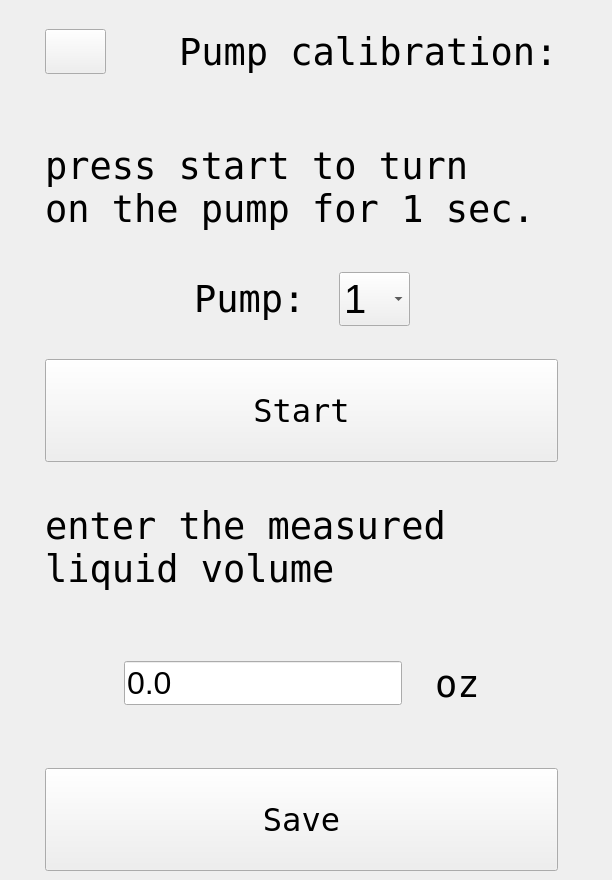
      <widget class="QWidget" name="calibrationPage">
       <widget class="QWidget" name="layoutWidget">
        <property name="geometry">
         <rect>
          <x>0</x>
          <y>0</y>
          <width>603</width>
          <height>871</height>
         </rect>
        </property>
        <layout class="QVBoxLayout" name="verticalLayout_5" stretch="1,1,2,1,1,1,1">
         <property name="spacing">
          <number>33</number>
         </property>
         <property name="leftMargin">
          <number>45</number>
         </property>
         <property name="rightMargin">
          <number>45</number>
         </property>
         <item>
          <layout class="QHBoxLayout" name="horizontalLayout_7">
           <item>
            <widget class="QPushButton" name="backBtnCalibrate">
             <property name="sizePolicy">
              <sizepolicy hsizetype="Expanding" vsizetype="Maximum">
               <horstretch>0</horstretch>
               <verstretch>0</verstretch>
              </sizepolicy>
             </property>
             <property name="minimumSize">
              <size>
               <width>0</width>
               <height>45</height>
              </size>
             </property>
             <property name="text">
              <string/>
             </property>
             <property name="icon">
              <iconset resource="resources.qrc">
               <normaloff>:/images/assets/go-back-2.png</normaloff>:/images/assets/go-back-2.png</iconset>
             </property>
             <property name="iconSize">
              <size>
               <width>56</width>
               <height>56</height>
              </size>
             </property>
            </widget>
           </item>
           <item>
            <spacer name="horizontalSpacer_3">
             <property name="orientation">
              <enum>Qt::Horizontal</enum>
             </property>
             <property name="sizeType">
              <enum>QSizePolicy::Maximum</enum>
             </property>
             <property name="sizeHint" stdset="0">
              <size>
               <width>40</width>
               <height>20</height>
              </size>
             </property>
            </spacer>
           </item>
           <item>
            <widget class="QLabel" name="label_5">
             <property name="font">
              <font>
               <family>DejaVu Sans Mono</family>
               <pointsize>28</pointsize>
              </font>
             </property>
             <property name="styleSheet">
              <string notr="true">color: rgb(0, 0, 0);</string>
             </property>
             <property name="text">
              <string>Pump calibration:</string>
             </property>
            </widget>
           </item>
          </layout>
         </item>
         <item>
          <widget class="QLabel" name="label_6">
           <property name="font">
            <font>
             <family>DejaVu Sans Mono</family>
             <pointsize>28</pointsize>
            </font>
           </property>
           <property name="styleSheet">
            <string notr="true">color: rgb(0, 0, 0);</string>
           </property>
           <property name="text">
            <string>press start to turn
on the pump for 1 sec. </string>
           </property>
           <property name="alignment">
            <set>Qt::AlignJustify|Qt::AlignVCenter</set>
           </property>
          </widget>
         </item>
         <item>
          <layout class="QHBoxLayout" name="horizontalLayout_9">
           <item>
            <spacer name="horizontalSpacer_11">
             <property name="orientation">
              <enum>Qt::Horizontal</enum>
             </property>
             <property name="sizeHint" stdset="0">
              <size>
               <width>40</width>
               <height>20</height>
              </size>
             </property>
            </spacer>
           </item>
           <item>
            <widget class="QLabel" name="label_7">
             <property name="font">
              <font>
               <family>DejaVu Sans Mono</family>
               <pointsize>28</pointsize>
              </font>
             </property>
             <property name="styleSheet">
              <string notr="true">color: rgb(0, 0, 0);</string>
             </property>
             <property name="text">
              <string>Pump:</string>
             </property>
            </widget>
           </item>
           <item>
            <widget class="QComboBox" name="comboBoxCalibrate">
             <property name="font">
              <font>
               <pointsize>30</pointsize>
              </font>
             </property>
             <property name="styleSheet">
              <string notr="true">color: rgb(0, 0, 0);</string>
             </property>
             <item>
              <property name="text">
               <string>1</string>
              </property>
             </item>
             <item>
              <property name="text">
               <string>2</string>
              </property>
             </item>
             <item>
              <property name="text">
               <string>3</string>
              </property>
             </item>
             <item>
              <property name="text">
               <string>4</string>
              </property>
             </item>
             <item>
              <property name="text">
               <string>5</string>
              </property>
             </item>
             <item>
              <property name="text">
               <string>6</string>
              </property>
             </item>
             <item>
              <property name="text">
               <string>7</string>
              </property>
             </item>
             <item>
              <property name="text">
               <string>8</string>
              </property>
             </item>
             <item>
              <property name="text">
               <string>9</string>
              </property>
             </item>
             <item>
              <property name="text">
               <string>10</string>
              </property>
             </item>
             <item>
              <property name="text">
               <string>11</string>
              </property>
             </item>
             <item>
              <property name="text">
               <string>12</string>
              </property>
             </item>
             <item>
              <property name="text">
               <string>13</string>
              </property>
             </item>
             <item>
              <property name="text">
               <string>14</string>
              </property>
             </item>
             <item>
              <property name="text">
               <string>15</string>
              </property>
             </item>
             <item>
              <property name="text">
               <string>16</string>
              </property>
             </item>
            </widget>
           </item>
           <item>
            <spacer name="horizontalSpacer_12">
             <property name="orientation">
              <enum>Qt::Horizontal</enum>
             </property>
             <property name="sizeHint" stdset="0">
              <size>
               <width>40</width>
               <height>20</height>
              </size>
             </property>
            </spacer>
           </item>
          </layout>
         </item>
         <item>
          <widget class="QPushButton" name="calibrationStart">
           <property name="sizePolicy">
            <sizepolicy hsizetype="Minimum" vsizetype="Minimum">
             <horstretch>0</horstretch>
             <verstretch>0</verstretch>
            </sizepolicy>
           </property>
           <property name="font">
            <font>
             <family>DejaVu Sans Mono</family>
             <pointsize>24</pointsize>
             <bold>false</bold>
            </font>
           </property>
           <property name="text">
            <string>  Start  </string>
           </property>
           <property name="icon">
            <iconset resource="resources.qrc">
             <normaloff>:/images/assets/water-tap.png</normaloff>:/images/assets/water-tap.png</iconset>
           </property>
           <property name="iconSize">
            <size>
             <width>45</width>
             <height>45</height>
            </size>
           </property>
          </widget>
         </item>
         <item>
          <widget class="QLabel" name="label_8">
           <property name="font">
            <font>
             <family>DejaVu Sans Mono</family>
             <pointsize>28</pointsize>
            </font>
           </property>
           <property name="styleSheet">
            <string notr="true">color: rgb(0, 0, 0);</string>
           </property>
           <property name="text">
            <string>enter the measured
liquid volume</string>
           </property>
           <property name="alignment">
            <set>Qt::AlignJustify|Qt::AlignVCenter</set>
           </property>
          </widget>
         </item>
         <item>
          <layout class="QHBoxLayout" name="horizontalLayout_8">
           <item>
            <spacer name="horizontalSpacer_9">
             <property name="orientation">
              <enum>Qt::Horizontal</enum>
             </property>
             <property name="sizeHint" stdset="0">
              <size>
               <width>40</width>
               <height>20</height>
              </size>
             </property>
            </spacer>
           </item>
           <item>
            <widget class="QLineEdit" name="lineEditCalibrate">
             <property name="font">
              <font>
               <pointsize>24</pointsize>
              </font>
             </property>
             <property name="styleSheet">
              <string notr="true">color: rgb(0, 0, 0);</string>
             </property>
             <property name="inputMethodHints">
              <set>Qt::ImhDigitsOnly</set>
             </property>
             <property name="text">
              <string>0.0</string>
             </property>
            </widget>
           </item>
           <item>
            <widget class="QLabel" name="label_9">
             <property name="font">
              <font>
               <family>DejaVu Sans Mono</family>
               <pointsize>28</pointsize>
              </font>
             </property>
             <property name="styleSheet">
              <string notr="true">color: rgb(0, 0, 0);</string>
             </property>
             <property name="text">
              <string>oz</string>
             </property>
            </widget>
           </item>
           <item>
            <spacer name="horizontalSpacer_10">
             <property name="orientation">
              <enum>Qt::Horizontal</enum>
             </property>
             <property name="sizeHint" stdset="0">
              <size>
               <width>40</width>
               <height>20</height>
              </size>
             </property>
            </spacer>
           </item>
          </layout>
         </item>
         <item>
          <widget class="QPushButton" name="calibrationSave">
           <property name="sizePolicy">
            <sizepolicy hsizetype="Minimum" vsizetype="Minimum">
             <horstretch>0</horstretch>
             <verstretch>0</verstretch>
            </sizepolicy>
           </property>
           <property name="font">
            <font>
             <family>DejaVu Sans Mono</family>
             <pointsize>24</pointsize>
             <bold>false</bold>
            </font>
           </property>
           <property name="styleSheet">
            <string notr="true"/>
           </property>
           <property name="text">
            <string>  Save  </string>
           </property>
           <property name="icon">
            <iconset resource="resources.qrc">
             <normaloff>:/images/assets/save-44.png</normaloff>:/images/assets/save-44.png</iconset>
           </property>
           <property name="iconSize">
            <size>
             <width>45</width>
             <height>45</height>
            </size>
           </property>
          </widget>
         </item>
        </layout>
       </widget>
      </widget>
